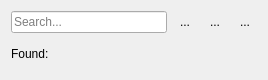
<?xml version="1.0" encoding="UTF-8"?>
<ui version="4.0">
 <class>SearchWidget</class>
 <widget class="QWidget" name="SearchWidget">
  <property name="geometry">
   <rect>
    <x>0</x>
    <y>0</y>
    <width>268</width>
    <height>80</height>
   </rect>
  </property>
  <property name="windowTitle">
   <string>Form</string>
  </property>
  <layout class="QVBoxLayout" name="verticalLayout">
   <item>
    <layout class="QHBoxLayout" name="horizontalLayout">
     <item>
      <widget class="QLineEdit" name="searchLine">
       <property name="placeholderText">
        <string>Search...</string>
       </property>
      </widget>
     </item>
     <item>
      <widget class="QToolButton" name="btnPrevious">
       <property name="text">
        <string>...</string>
       </property>
       <property name="icon">
        <iconset resource="../resources.qrc">
         <normaloff>:/icons/imgs/go-down.png</normaloff>:/icons/imgs/go-down.png</iconset>
       </property>
       <property name="autoRaise">
        <bool>true</bool>
       </property>
      </widget>
     </item>
     <item>
      <widget class="QToolButton" name="btnNext">
       <property name="text">
        <string>...</string>
       </property>
       <property name="icon">
        <iconset resource="../resources.qrc">
         <normaloff>:/icons/imgs/go-up.png</normaloff>:/icons/imgs/go-up.png</iconset>
       </property>
       <property name="autoRaise">
        <bool>true</bool>
       </property>
      </widget>
     </item>
     <item>
      <widget class="QToolButton" name="btnConfig">
       <property name="text">
        <string>...</string>
       </property>
       <property name="icon">
        <iconset resource="../resources.qrc">
         <normaloff>:/icons/imgs/system-run.png</normaloff>:/icons/imgs/system-run.png</iconset>
       </property>
       <property name="autoRaise">
        <bool>true</bool>
       </property>
      </widget>
     </item>
    </layout>
   </item>
   <item>
    <widget class="QLabel" name="lblFound">
     <property name="text">
      <string>Found:</string>
     </property>
    </widget>
   </item>
  </layout>
 </widget>
 <resources>
  <include location="../resources.qrc"/>
 </resources>
 <connections/>
</ui>
